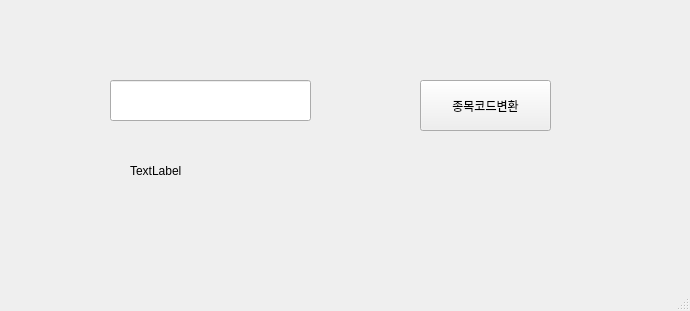
<?xml version="1.0" encoding="UTF-8"?>
<ui version="4.0">
 <class>MainWindow</class>
 <widget class="QMainWindow" name="MainWindow">
  <property name="geometry">
   <rect>
    <x>0</x>
    <y>0</y>
    <width>690</width>
    <height>311</height>
   </rect>
  </property>
  <property name="windowTitle">
   <string>MainWindow</string>
  </property>
  <widget class="QWidget" name="centralwidget">
   <widget class="QPushButton" name="pushButton">
    <property name="geometry">
     <rect>
      <x>420</x>
      <y>80</y>
      <width>131</width>
      <height>51</height>
     </rect>
    </property>
    <property name="text">
     <string>종목코드변환</string>
    </property>
   </widget>
   <widget class="QLineEdit" name="lineEdit">
    <property name="geometry">
     <rect>
      <x>110</x>
      <y>80</y>
      <width>201</width>
      <height>41</height>
     </rect>
    </property>
   </widget>
   <widget class="QLabel" name="label">
    <property name="geometry">
     <rect>
      <x>130</x>
      <y>160</y>
      <width>101</width>
      <height>21</height>
     </rect>
    </property>
    <property name="text">
     <string>TextLabel</string>
    </property>
   </widget>
  </widget>
  <widget class="QMenuBar" name="menubar">
   <property name="geometry">
    <rect>
     <x>0</x>
     <y>0</y>
     <width>690</width>
     <height>21</height>
    </rect>
   </property>
  </widget>
  <widget class="QStatusBar" name="statusbar"/>
 </widget>
 <resources/>
 <connections/>
</ui>
